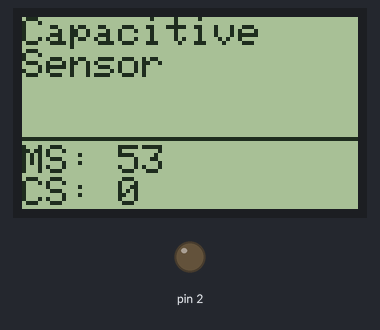
This sketch was run on a simulated Arduino Uno, built with avr-gcc and run on an emulated ATmega328P. Shown: 84×48 one-colour display, output pins drawn as LEDs (lit = HIGH). What the sketch prints to the serial monitor is not drawn.

Above: at 0.13 s.
At 4.98 s:
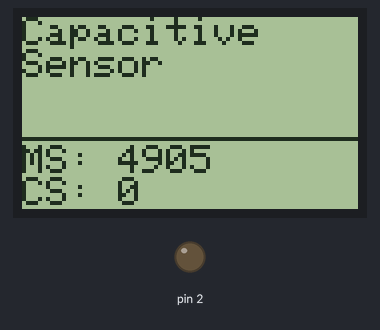
At 9.96 s:
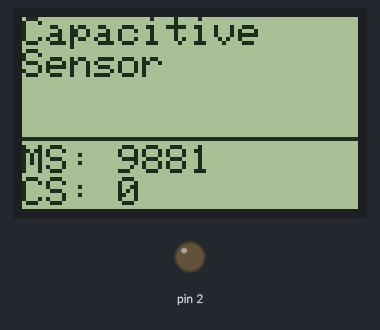
At 19.92 s:
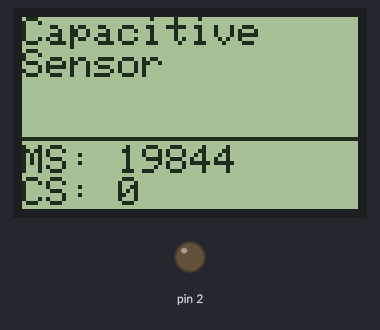
At 29.88 s:
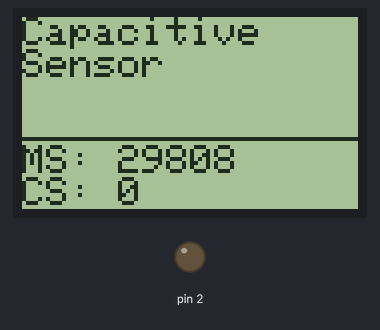
At 39.85 s:
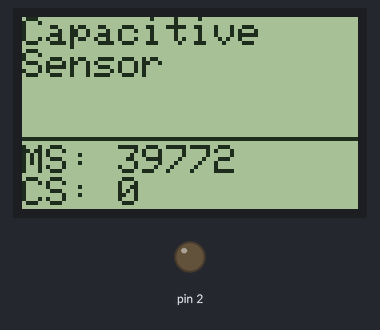

The sketch:

capacitive_nokia5110.ino
```cpp
// (licence header left out)
#include <Adafruit_GFX.h>
#include <Adafruit_PCD8544.h>

// Software SPI (slower updates, more flexible pin options):
// pin 7 - Serial clock out (SCLK)
// pin 6 - Serial data out (DIN)
// pin 5 - Data/Command select (D/C)
// pin 4 - LCD chip select (CS)
// pin 3 - LCD reset (RST)
Adafruit_PCD8544 display = Adafruit_PCD8544(7, 6, 5, 4, 3);
uint8_t cs=0;
uint8_t data[84];

void drawDisplay() {
display.clearDisplay();
display.setCursor(0,0);
display.print("Capacitive");
display.setCursor(0,8);
display.print("Sensor");

display.setCursor(0,32);
display.print("MS: ");
display.print(millis());
display.setCursor(0,40);
display.print("CS: ");
display.print(cs);

for(uint8_t i=0;i<84;i++)
  display.drawLine(i,30,i,30-data[i],BLACK);

display.display();
}

void setup() {
display.begin();
display.setContrast(60);
drawDisplay();

Serial.begin(9600);
Serial.println("Arduino Native Capacitive Sensor");
}

void loop() {
for(uint8_t i=1;i<84;i++)
  data[i-1]=data[i];
cs=readCapacitivePin(2);
data[83]=cs;
Serial.println(cs);
drawDisplay();
delay(100);
}

// readCapacitivePin
//  Input: Arduino pin number
//  Output: A number, from 0 to 17 expressing
//  how much capacitance is on the pin
//  When you touch the pin, or whatever you have
//  attached to it, the number will get higher

uint8_t readCapacitivePin(int pinToMeasure) {
  // Variables used to translate from Arduino to AVR pin naming
  volatile uint8_t* port;
  volatile uint8_t* ddr;
  volatile uint8_t* pin;

  // Here we translate the input pin number from
  // Arduino pin number to the AVR PORT, PIN, DDR,
  // and which bit of those registers we care about.
  byte bitmask;
  port = portOutputRegister(digitalPinToPort(pinToMeasure));
  ddr = portModeRegister(digitalPinToPort(pinToMeasure));
  bitmask = digitalPinToBitMask(pinToMeasure);
  pin = portInputRegister(digitalPinToPort(pinToMeasure));

  // Discharge the pin first by setting it low and output
  *port &= ~(bitmask);
  *ddr  |= bitmask;
  delay(1);
  uint8_t SREG_old = SREG; //back up the AVR Status Register

  // Prevent the timer IRQ from disturbing our measurement
  noInterrupts();

  // Make the pin an input with the internal pull-up on
  *ddr &= ~(bitmask);
  *port |= bitmask;

  // Now see how long the pin to get pulled up. This manual unrolling of the loop
  // decreases the number of hardware cycles between each read of the pin,
  // thus increasing sensitivity.
  uint8_t cycles = 17;
  if (*pin & bitmask) { cycles =  0;}
  else if (*pin & bitmask) { cycles =  1;}
  else if (*pin & bitmask) { cycles =  2;}
  else if (*pin & bitmask) { cycles =  3;}
  else if (*pin & bitmask) { cycles =  4;}
  else if (*pin & bitmask) { cycles =  5;}
  else if (*pin & bitmask) { cycles =  6;}
  else if (*pin & bitmask) { cycles =  7;}
  else if (*pin & bitmask) { cycles =  8;}
  else if (*pin & bitmask) { cycles =  9;}
  else if (*pin & bitmask) { cycles = 10;}
  else if (*pin & bitmask) { cycles = 11;}
  else if (*pin & bitmask) { cycles = 12;}
  else if (*pin & bitmask) { cycles = 13;}
  else if (*pin & bitmask) { cycles = 14;}
  else if (*pin & bitmask) { cycles = 15;}
  else if (*pin & bitmask) { cycles = 16;}

  // End of timing-critical section; turn interrupts back on if they were on before, or leave them off if they were off before
  SREG = SREG_old;

  // Discharge the pin again by setting it low and output
  //  It's important to leave the pins low if you want to
  //  be able to touch more than 1 sensor at a time - if
  //  the sensor is left pulled high, when you touch
  //  two sensors, your body will transfer the charge between
  //  sensors.
  *port &= ~(bitmask);
  *ddr  |= bitmask;

  return cycles;
}
```
